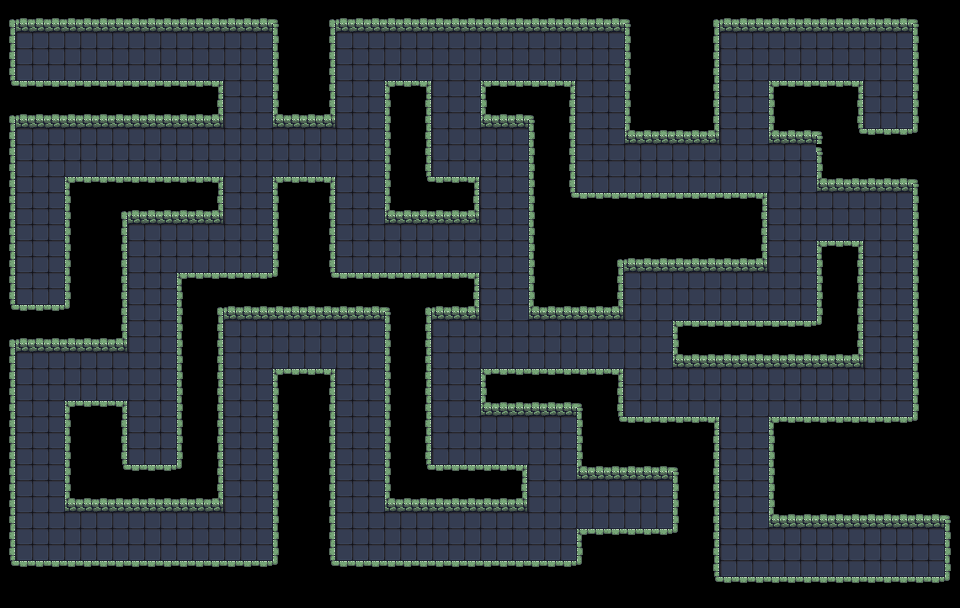

Tiled map render using the project's own tile images. Description and the whole map definition, tile-layer contents included, below:
An orthogonal 60x38 tile map with 16x16 px tiles, 1 tile layer (Capa de patrones 1).

<map version="1.10" tiledversion="1.11.0" orientation="orthogonal" renderorder="right-down" width="60" height="38" tilewidth="16" tileheight="16" infinite="0" nextlayerid="2" nextobjectid="1">
 <tileset firstgid="1" source="nivel_2.tsx" />
 <layer id="1" name="Capa de patrones 1" width="60" height="38">
  <data encoding="csv">
14,14,14,14,14,14,14,14,14,14,14,14,14,14,14,14,14,14,14,14,14,14,14,14,14,14,14,14,14,14,14,14,14,14,14,14,14,14,14,14,14,14,14,14,14,14,14,14,14,14,14,14,14,14,14,14,14,14,14,14,
1,2,2,2,2,2,2,2,2,2,2,2,2,2,2,2,2,3,14,14,1,2,2,2,2,2,2,2,2,2,2,2,2,2,2,2,2,2,2,3,14,14,14,14,1,2,2,2,2,2,2,2,2,2,2,2,2,3,14,14,
6,7,7,7,7,7,7,7,7,7,7,7,7,7,7,7,7,8,14,14,6,7,7,7,7,7,7,7,7,7,7,7,7,7,7,7,7,7,7,8,14,14,14,14,6,7,7,7,7,7,7,7,7,7,7,7,7,8,14,14,
6,7,7,7,7,7,7,7,7,7,7,7,7,7,7,7,7,8,14,14,6,7,7,7,7,7,7,7,7,7,7,7,7,7,7,7,7,7,7,8,14,14,14,14,6,7,7,7,7,7,7,7,7,7,7,7,7,8,14,14,
6,7,7,7,7,7,7,7,7,7,7,7,7,7,7,7,7,8,14,14,6,7,7,7,7,7,7,7,7,7,7,7,7,7,7,7,7,7,7,8,14,14,14,14,6,7,7,7,7,7,7,7,7,7,7,7,7,8,14,14,
11,12,12,12,12,12,12,12,12,12,12,12,12,5,7,7,7,8,14,14,6,7,7,7,4,12,5,7,7,7,4,12,12,12,12,5,7,7,7,8,14,14,14,14,6,7,7,7,4,12,12,12,12,5,7,7,7,8,14,14,
14,14,14,14,14,14,14,14,14,14,14,14,14,6,7,7,7,8,14,14,6,7,7,7,8,14,6,7,7,7,8,14,14,14,14,6,7,7,7,8,14,14,14,14,6,7,7,7,8,14,14,14,14,6,7,7,7,8,14,14,
1,2,2,2,2,2,2,2,2,2,2,2,2,10,7,7,7,9,2,2,10,7,7,7,8,14,6,7,7,7,9,2,2,3,14,6,7,7,7,8,14,14,14,14,6,7,7,7,8,14,14,14,14,6,7,7,7,8,14,14,
6,7,7,7,7,7,7,7,7,7,7,7,7,7,7,7,7,7,7,7,7,7,7,7,8,14,6,7,7,7,7,7,7,8,14,6,7,7,7,9,2,2,2,2,10,7,7,7,9,2,2,3,14,11,12,12,12,13,14,14,
6,7,7,7,7,7,7,7,7,7,7,7,7,7,7,7,7,7,7,7,7,7,7,7,8,14,6,7,7,7,7,7,7,8,14,6,7,7,7,7,7,7,7,7,7,7,7,7,7,7,7,3,14,14,14,14,14,14,14,14,
6,7,7,7,7,7,7,7,7,7,7,7,7,7,7,7,7,7,7,7,7,7,7,7,8,14,6,7,7,7,7,7,7,8,14,6,7,7,7,7,7,7,7,7,7,7,7,7,7,7,7,8,14,14,14,14,14,14,14,14,
6,7,7,7,4,12,12,12,12,12,12,12,12,5,7,7,7,4,12,12,5,7,7,7,8,14,11,12,12,5,7,7,7,8,14,6,7,7,7,7,7,7,7,7,7,7,7,7,7,7,7,9,2,2,2,2,2,3,14,14,
6,7,7,7,8,14,14,14,14,14,14,14,14,6,7,7,7,8,14,14,6,7,7,7,8,14,14,14,14,6,7,7,7,8,14,11,12,12,12,12,12,12,12,12,12,12,12,5,7,7,7,7,7,7,7,7,7,8,14,14,
6,7,7,7,8,14,14,1,2,2,2,2,2,10,7,7,7,8,14,14,6,7,7,7,9,2,2,2,2,10,7,7,7,8,14,14,14,14,14,14,14,14,14,14,14,14,14,6,7,7,7,7,7,7,7,7,7,8,14,14,
6,7,7,7,8,14,14,6,7,7,7,7,7,7,7,7,7,8,14,14,6,7,7,7,7,7,7,7,7,7,7,7,7,8,14,14,14,14,14,14,14,14,14,14,14,14,14,6,7,7,7,7,7,7,7,7,7,8,14,14,
6,7,7,7,8,14,14,6,7,7,7,7,7,7,7,7,7,8,14,14,6,7,7,7,7,7,7,7,7,7,7,7,7,8,14,14,14,14,14,14,14,14,14,14,14,14,14,6,7,7,7,4,12,5,7,7,7,8,14,14,
6,7,7,7,8,14,14,6,7,7,7,7,7,7,7,7,7,8,14,14,6,7,7,7,7,7,7,7,7,7,7,7,7,8,14,14,14,14,1,2,2,2,2,2,2,2,2,10,7,7,7,8,14,6,7,7,7,8,14,14,
6,7,7,7,8,14,14,6,7,7,7,4,12,12,12,12,12,13,14,14,11,12,12,12,12,12,12,12,12,5,7,7,7,8,14,14,14,14,6,7,7,7,7,7,7,7,7,7,7,7,7,8,14,6,7,7,7,8,14,14,
6,7,7,7,8,14,14,6,7,7,7,8,14,14,14,14,14,14,14,14,14,14,14,14,14,14,14,14,14,6,7,7,7,8,14,14,14,14,6,7,7,7,7,7,7,7,7,7,7,7,7,8,14,6,7,7,7,8,14,14,
11,12,12,12,13,14,14,6,7,7,7,8,14,1,2,2,2,2,2,2,2,2,2,2,3,14,1,2,2,10,7,7,7,9,2,2,2,2,10,7,7,7,7,7,7,7,7,7,7,7,7,8,14,6,7,7,7,8,14,14,
14,14,14,14,14,14,14,6,7,7,7,8,14,6,7,7,7,7,7,7,7,7,7,7,8,14,6,7,7,7,7,7,7,7,7,7,7,7,7,7,7,7,4,12,12,12,12,12,12,12,12,13,14,6,7,7,7,8,14,14,
1,2,2,2,2,2,2,10,7,7,7,8,14,6,7,7,7,7,7,7,7,7,7,7,8,14,6,7,7,7,7,7,7,7,7,7,7,7,7,7,7,7,8,14,14,14,14,14,14,14,14,14,14,6,7,7,7,8,14,14,
6,7,7,7,7,7,7,7,7,7,7,8,14,6,7,7,7,7,7,7,7,7,7,7,8,14,6,7,7,7,7,7,7,7,7,7,7,7,7,7,7,7,9,2,2,2,2,2,2,2,2,2,2,10,7,7,7,8,14,14,
6,7,7,7,7,7,7,7,7,7,7,8,14,6,7,7,7,4,12,12,5,7,7,7,8,14,6,7,7,7,4,12,12,12,12,12,12,12,5,7,7,7,7,7,7,7,7,7,7,7,7,7,7,7,7,7,7,8,14,14,
6,7,7,7,7,7,7,7,7,7,7,8,14,6,7,7,7,8,14,14,6,7,7,7,8,14,6,7,7,7,8,14,14,14,14,14,14,14,6,7,7,7,7,7,7,7,7,7,7,7,7,7,7,7,7,7,7,8,14,14,
6,7,7,7,4,12,12,5,7,7,7,8,14,6,7,7,7,8,14,14,6,7,7,7,8,14,6,7,7,7,9,2,2,2,2,2,3,14,6,7,7,7,7,7,7,7,7,7,7,7,7,7,7,7,7,7,7,8,14,14,
6,7,7,7,8,14,14,6,7,7,7,8,14,6,7,7,7,8,14,14,6,7,7,7,8,14,6,7,7,7,7,7,7,7,7,7,8,14,11,12,12,12,12,12,5,7,7,7,4,12,12,12,12,12,12,12,12,13,14,14,
6,7,7,7,8,14,14,6,7,7,7,8,14,6,7,7,7,8,14,14,6,7,7,7,8,14,6,7,7,7,7,7,7,7,7,7,8,14,14,14,14,14,14,14,6,7,7,7,8,14,14,14,14,14,14,14,14,14,14,14,
6,7,7,7,8,14,14,6,7,7,7,8,14,6,7,7,7,8,14,14,6,7,7,7,8,14,6,7,7,7,7,7,7,7,7,7,8,14,14,14,14,14,14,14,6,7,7,7,8,14,14,14,14,14,14,14,14,14,14,14,
6,7,7,7,8,14,14,11,12,12,12,13,14,6,7,7,7,8,14,14,6,7,7,7,8,14,11,12,12,12,12,12,5,7,7,7,9,2,2,2,2,2,3,14,6,7,7,7,8,14,14,14,14,14,14,14,14,14,14,14,
6,7,7,7,8,14,14,14,14,14,14,14,14,6,7,7,7,8,14,14,6,7,7,7,8,14,14,14,14,14,14,14,6,7,7,7,7,7,7,7,7,7,8,14,6,7,7,7,8,14,14,14,14,14,14,14,14,14,14,14,
6,7,7,7,9,2,2,2,2,2,2,2,2,10,7,7,7,8,14,14,6,7,7,7,9,2,2,2,2,2,2,2,10,7,7,7,7,7,7,7,7,7,8,14,6,7,7,7,8,14,14,14,14,14,14,14,14,14,14,14,
6,7,7,7,7,7,7,7,7,7,7,7,7,7,7,7,7,8,14,14,6,7,7,7,7,7,7,7,7,7,7,7,7,7,7,7,7,7,7,7,7,7,8,14,6,7,7,7,9,2,2,2,2,2,2,2,2,2,2,3,
6,7,7,7,7,7,7,7,7,7,7,7,7,7,7,7,7,8,14,14,6,7,7,7,7,7,7,7,7,7,7,7,7,7,7,7,4,12,12,12,12,12,13,14,6,7,7,7,7,7,7,7,7,7,7,7,7,7,7,8,
6,7,7,7,7,7,7,7,7,7,7,7,7,7,7,7,7,8,14,14,6,7,7,7,7,7,7,7,7,7,7,7,7,7,7,7,8,14,14,14,14,14,14,14,6,7,7,7,7,7,7,7,7,7,7,7,7,7,7,8,
11,12,12,12,12,12,12,12,12,12,12,12,12,12,12,12,12,13,14,14,11,12,12,12,12,12,12,12,12,12,12,12,12,12,12,12,13,14,14,14,14,14,14,14,6,7,7,7,7,7,7,7,7,7,7,7,7,7,7,8,
14,14,14,14,14,14,14,14,14,14,14,14,14,14,14,14,14,14,14,14,14,14,14,14,14,14,14,14,14,14,14,14,14,14,14,14,14,14,14,14,14,14,14,14,11,12,12,12,12,12,12,12,12,12,12,12,12,12,12,13,
14,14,14,14,14,14,14,14,14,14,14,14,14,14,14,14,14,14,14,14,14,14,14,14,14,14,14,14,14,14,14,14,14,14,14,14,14,14,14,14,14,14,14,14,14,14,14,14,14,14,14,14,14,14,14,14,14,14,14,14
</data>
 </layer>
</map>